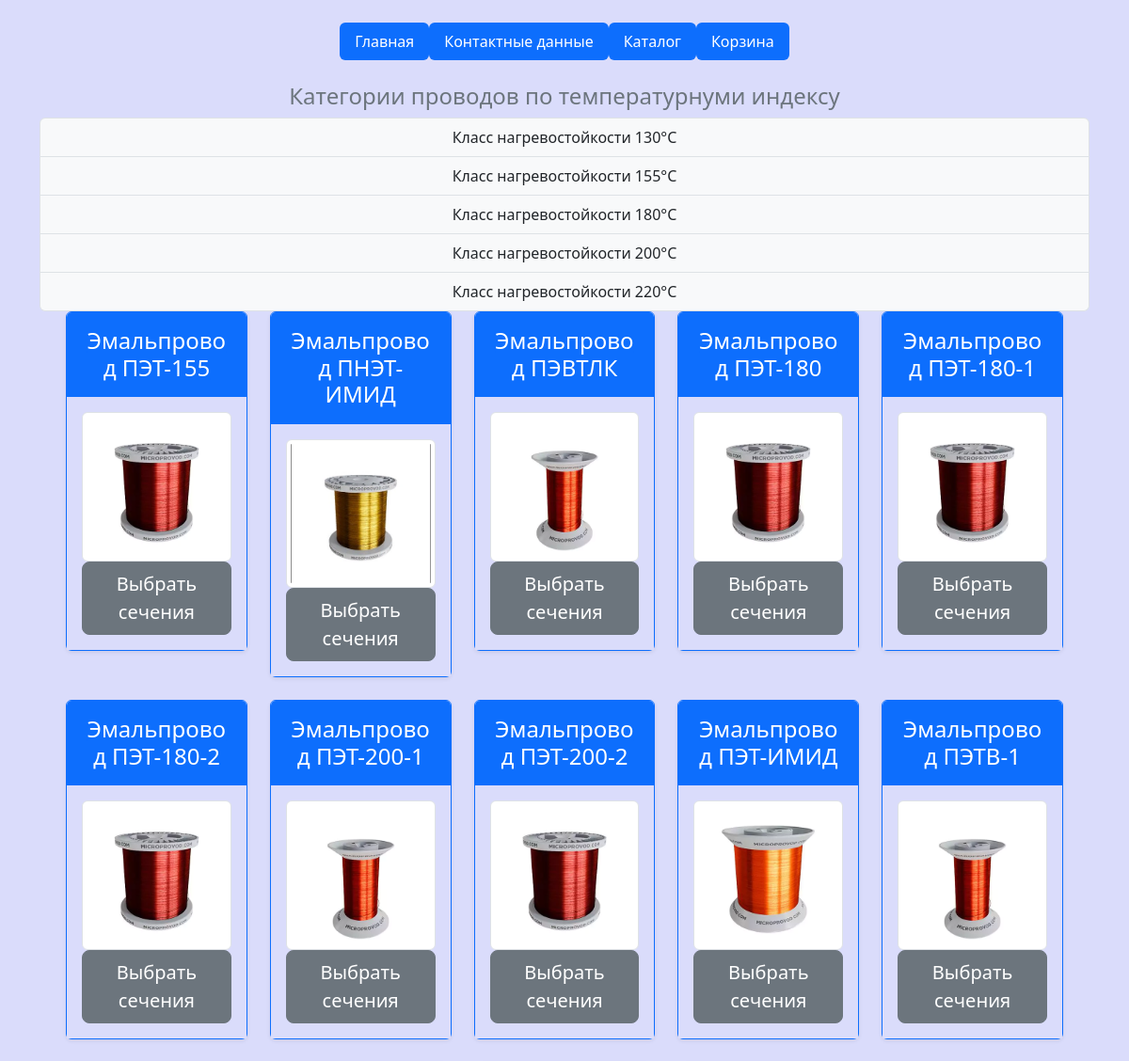
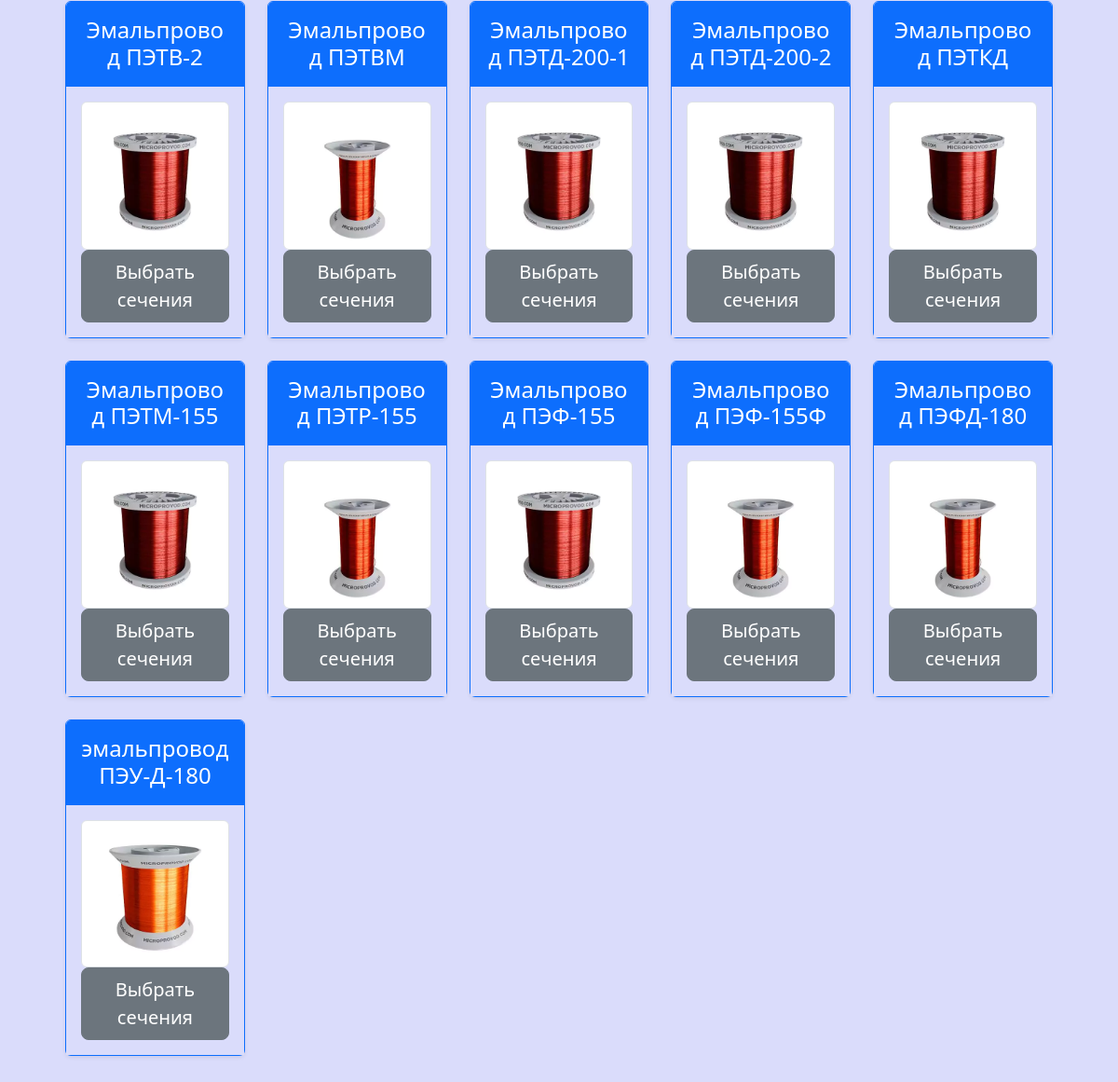
Screenshot of /products/ with the database file from the repository (2 pictures, top to bottom).
### indexapp/models.py (models this page shows, shortened)
class Categories(models.Model):
    name = models.CharField(max_length=128, unique=True)
    description = models.CharField(max_length=512)
    class Meta:
        verbose_name = 'Категорию'
        verbose_name_plural = 'Categories'

class Products(models.Model):
    sections = models.ManyToManyField('Sections')
    category = models.ForeignKey(to=Categories, on_delete=models.CASCADE)
    name = models.CharField(max_length=128)
    slug = models.SlugField(max_length=100, db_index=True, unique=True, verbose_name='URL')
    description = models.TextField()
    application = models.TextField()
    image = models.ImageField(upload_to='media/products_images')
    class Meta:
        ordering = ('name',)
        index_together = (('id', 'slug'),)

### indexapp/views.py (the view)
# urls.py: path('products/', views.ProductsView.as_view(), name='products'),
class ProductsView(ListView):
    model = Products
    template_name = "indexapp/products.html"
    def get_context_data(self, *, object_list=None, **kwargs):
        context = super(ProductsView, self).get_context_data()
        context['title'] = 'Каталог Спектр-Электро'
        context['categories'] = Categories.objects.all()
        return context
    def get_queryset(self):
        queryset = super(ProductsView, self).get_queryset()
        category_id = self.kwargs.get('category_id')
        return queryset.filter(category_id=category_id) if category_id else queryset

### cart/context_processors.py (called while the page is built)
def cart(request):
    return {'cart': Cart(request)}

### indexapp/templates/indexapp/products.html (shortened to what this page needs)
{% extends 'indexapp/base.html' %}
{% block content %}
<div class="container">
    <div class="row">
        <div class="col-md-12 order-md-1 ml-4 text-center">
                <h4 class="text-secondary">Категории проводов по температурнуми индексу</h4>
                <div class="list-group">
                    {% for category in categories%}
                    <a href="{% url 'category_id' category.id %}" class="list-group-item bg-light">
                        {{ category.name }}
                    </a>
                    {% endfor %}
                </div>
        </div>
        <div class="col-md-12 order-md-3 mb-4 text-center">
            <div class="row row-cols-1 row-cols-md-5 mb-3 mx-3 text-center">
        {% for product in object_list %}
            <div class="col">
                <div class="card mb-4 rounded-10 shadow-sm border-primary">
                    <a href="{% url 'product_detail' product.slug %}">
                      <div class="card-header py-3 text-bg-primary border-primary">
                        <h4 class="my-0 fw-normal">{{ product.name }}</h4>
                      </div>
                        <div class="card-body" style="background-color: #dadcfb">
                           <img src="{{ product.image.url }}" class="img-fluid img-thumbnail height: 80%" alt="ИЗОБРАЖЕНИЕ">
                           <button type="button" class="w-100 btn btn-lg btn-secondary">Выбрать сечения</button>
                       </div>
                    </a>
            </div>
            </div>
        {% endfor %}
    </div>
        </div>
    </div>
</div>
{% endblock %}

### indexapp/templates/indexapp/base.html (shortened to what this page needs)
<!doctype html>
<html lang="ru">
<head>
    <link href="https://cdn.jsdelivr.net/npm/bootstrap@5.3.2/dist/css/bootstrap.min.css" rel="stylesheet"
>
</head>
<body style="background-color: #dadcfb">
<main>
    <div class="container">
        <header class="d-flex justify-content-center py-4">
            <ul class="nav nav-pills">
                <li class="nav-item">
                    <a href="{% url 'index' %}" class="nav-link active" aria-current="page">Главная</a>
                </li>
                <li class="nav-item">
                    <a href="{% url 'contact' %}" class="nav-link active">Контактные данные</a>
                </li>
                <li class="nav-item">
                    <a href="{% url 'products' %}" class="nav-link active">Каталог</a>
                </li>
                <li class="nav-item">
                    <a href="{% url 'cart_detail' %}" class="nav-link active">Корзина</a>
                </li>
            </ul>
        </header>
    </div>
</main>
{% block content %} {% endblock %}
</body>
</html>

### rows the page displays
Categories: name "Класс нагревостойкости 130°C"
Categories: name "Класс нагревостойкости 155°C"
Categories: name "Класс нагревостойкости 180°C"
Categories: name "Класс нагревостойкости 200°C"
Categories: name "Класс нагревостойкости 220°C"
Products: name "Эмальпровод ПЭТ-155", image (picture)
Products: name "Эмальпровод ПНЭТ-ИМИД", image (picture)
Products: name "Эмальпровод ПЭВТЛК", image (picture)
Products: name "Эмальпровод ПЭТ-180", image (picture)
Products: name "Эмальпровод ПЭТ-180-1", image (picture)
Products: name "Эмальпровод ПЭТ-180-2", image (picture)
Products: name "Эмальпровод ПЭТ-200-1", image (picture)
Products: name "Эмальпровод ПЭТ-200-2", image (picture)
Products: name "Эмальпровод ПЭТ-ИМИД", image (picture)
Products: name "Эмальпровод ПЭТВ-1", image (picture)
Products: name "Эмальпровод ПЭТВ-2", image (picture)
Products: name "Эмальпровод ПЭТВМ", image (picture)
Products: name "Эмальпровод ПЭТД-200-1", image (picture)
Products: name "Эмальпровод ПЭТД-200-2", image (picture)
Products: name "Эмальпровод ПЭТКД", image (picture)
Products: name "Эмальпровод ПЭТМ-155", image (picture)
Products: name "Эмальпровод ПЭТР-155", image (picture)
Products: name "Эмальпровод ПЭФ-155", image (picture)
Products: name "Эмальпровод ПЭФ-155Ф", image (picture)
Products: name "Эмальпровод ПЭФД-180", image (picture)
Products: name "эмальпровод ПЭУ-Д-180", image (picture)
